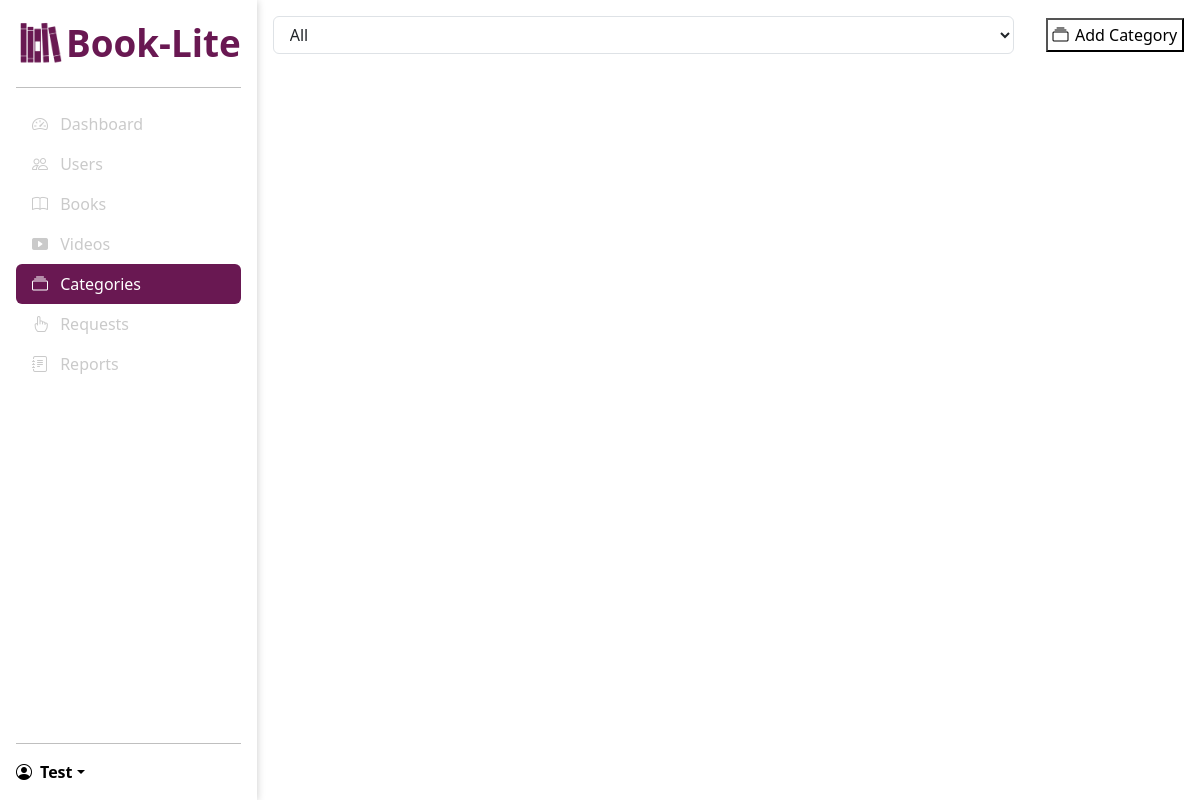
The app's page /admin/categories (signed in), older data.
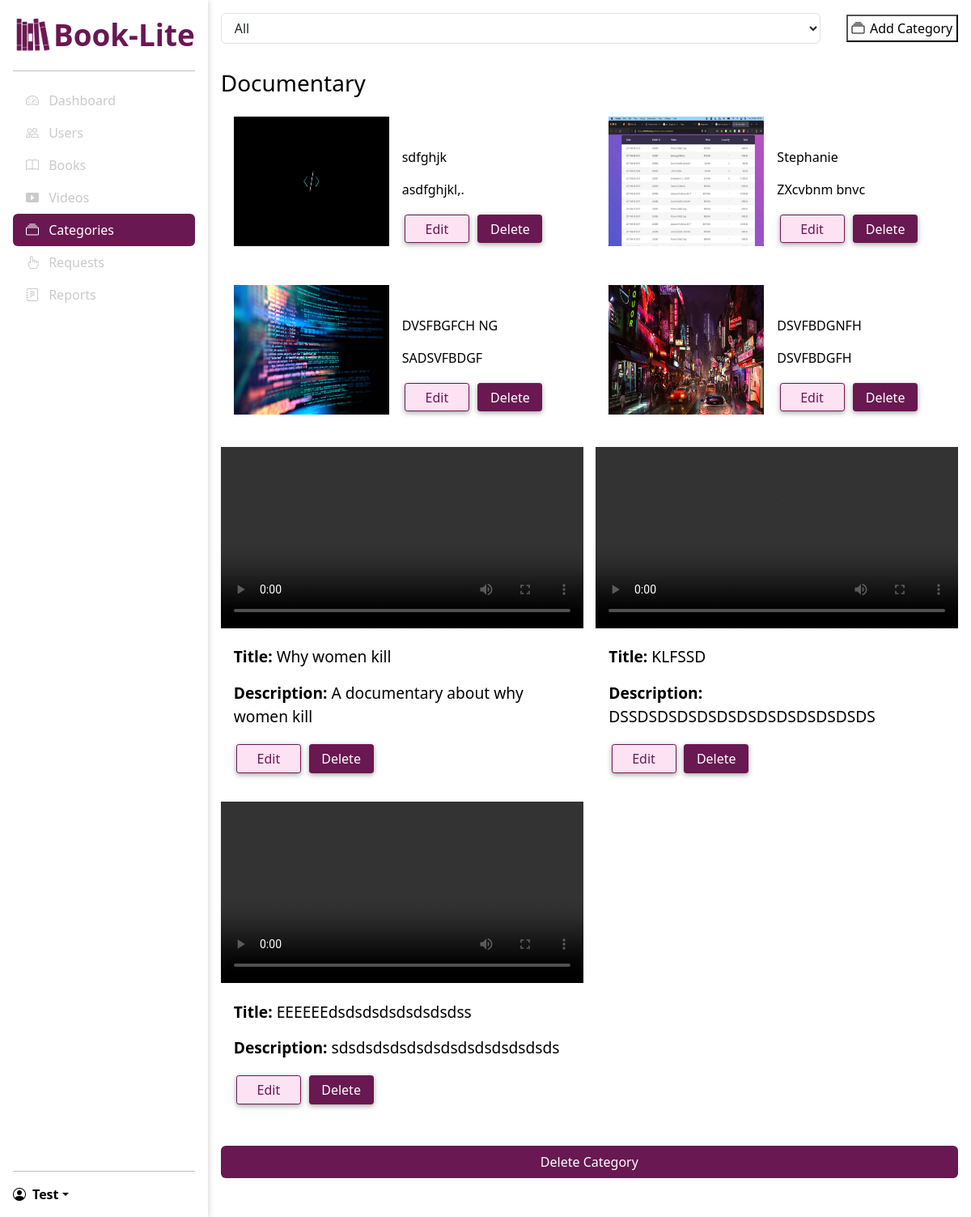
The same page, newer data.
### models/models.py (models this page shows)
class User(db.Model, UserMixin):
    id = db.Column(db.String, primary_key=True, default=lambda: 'USR' + generate_id())
    name = db.Column(db.String(100), nullable=False)
    email = db.Column(db.String(100), unique=True, nullable=False)
    password = db.Column(db.String(100), nullable=False)
    is_admin = db.Column(db.Boolean, default=False)
    rentals = db.relationship('Rental', backref='user', lazy=True)

class Category(db.Model):
    id = db.Column(db.String, primary_key=True, default=lambda: 'C' + generate_id())
    name = db.Column(db.String(100), nullable=False)
    books = db.relationship('Book', backref='category', lazy=True)
    videos = db.relationship('Video', backref='category', lazy=True)

class Book(db.Model):
    id = db.Column(db.String, primary_key=True)
    title = db.Column(db.String(100), nullable=False)
    author = db.Column(db.String(100), nullable=False)
    description = db.Column(db.Text, nullable=False)
    cover_path = db.Column(db.String(100), nullable=False)
    file_path = db.Column(db.String(100), nullable=False)
    category_id = db.Column(db.String, db.ForeignKey('category.id'), nullable=False)
    rentals = db.relationship('Rental', backref='book', lazy=True)

class Video(db.Model):
    id = db.Column(db.String, primary_key=True)
    title = db.Column(db.String(100), nullable=False)
    description = db.Column(db.Text, nullable=False)
    cover_path = db.Column(db.String(100), nullable=False)
    file_path = db.Column(db.String(100), nullable=False)
    category_id = db.Column(db.String, db.ForeignKey('category.id'), nullable=False)

### routes/admin.py (the view)
@admin_bp.route('/categories')
@login_required
@isAdmin
def categories():
    categories = Category.query.all()
    return render_template('admin/categories.html', categories=categories, c_active="active")

### main.py (called while the page is built)
@login_manager.user_loader
def load_user(user_id):
    return User.query.get(user_id)

@app.context_processor
def inject_global_vars():
    return dict(
        user=current_user
    )

### routes/admin.py (called while the page is built)
def isAdmin(f):
    @wraps(f)
    def decorated_function(*args, **kwargs):
        if not current_user.is_admin:
            logout_user(current_user)
            return redirect(url_for('auth.login'))
        return f(*args, **kwargs)
    return decorated_function

### templates/admin/categories.html (shortened to what this page needs)
{% extends "/admin/base_admin.html" %} {%block title %}Books{% endblock %}
{%block main%}
<div class="main-top">
  <div class="search-bar" style="border: none;">
    <div class="col-sm-12 categories-list">
      <select class="form-control">
        <option value="all">All</option>
      </select>
    </div>
  </div>
  <div class="add-buttons">
    <button class="add">
      <a href="{{url_for('admin.new_category')}}">
        <i class="bi bi-collection"></i>
        Add Category
      </a>
    </button>
  </div>
</div>
<div class="all-categories">
  {% for category in categories %}
  <h3>{{category.name}}</h3>
  <div class="all-books">
    {% for book in category.books %}
    <div class="book-container">
      <img src="/static/images/covers/{{ book.cover_path }}" alt="" />
      <div class="text">
        <p>{{ book.author }}</p>
        <p>{{ book.title }}</p>
        <form action="/admin/books/{{ book.id }}/edit" method="get">
          <button type="submit">Edit</button>
        </form>
        <form action="/admin/books/{{ book.id }}/delete" method="post">
          <button type="submit">Delete</button>
        </form>
      </div>
    </div>
    {% endfor %}
  </div>
  <div class="all-videos">
    {% for video in category.videos %}
    <div class="video-container">
      <video controls>
        <source src="/static/videos/{{video.file_path}}" type="video/mp4" />
      </video>
      <div class="desc">
        <p><b>Title:</b> {{ video.title }}</p>
        <p><b>Description:</b> {{ video.description }}</p>
        <form action="/admin/videos/{{video.id}}/edit" method="get">
          <button type="submit">Edit</button>
        </form>
        <form action="/admin/videos/{{video.id}}/delete" method="post">
          <button type="submit">Delete</button>
        </form>
      </div>
    </div>
    {% endfor %}
  </div>
  <form action="/admin/categories/{{category.id}}/delete" method="post">
    <button type="submit" class="btn delete-category">Delete Category</button>
  </form>
  {% endfor %}
</div>
{% endblock %}

### templates/admin/base_admin.html (shortened to what this page needs)
{% extends "/base_dashboard.html" %} {% block sidebar %}
<ul class="nav nav-pills flex-column mb-auto">
  <li>
    <a href="{{url_for('admin.dashboard')}}" class="nav-link big {{d_active}}">
      <i class="bi bi-speedometer2 me-2"></i>
      Dashboard
    </a>
  </li>
  <li>
    <a href="{{url_for('admin.users')}}" class="nav-link big {{u_active}}">
      <i class="bi bi-people me-2"></i>
      Users
    </a>
  </li>
  <li>
    <a href="{{url_for('admin.books')}}" class="nav-link big {{b_active}}">
      <i class="bi bi-book me-2"></i>
      Books
    </a>
  </li>
  <li>
    <a href="{{url_for('admin.videos')}}" class="nav-link big {{v_active}}">
      <i class="bi bi-play-btn-fill me-2"></i>
      Videos
    </a>
  </li>
  <li>
    <a href="{{url_for('admin.categories')}}" class="nav-link big {{c_active}}">
      <i class="bi bi-collection me-2"></i>
      Categories
    </a>
  </li>
  <li>
    <a href="{{url_for('admin.requests')}}" class="nav-link big {{req_active}}">
      <i class="bi bi-hand-index me-2"></i>
      Requests
    </a>
  </li>
  <li>
    <a href="{{url_for('admin.reports')}}" class="nav-link big {{rep_active}}">
      <i class="bi bi-journal-text me-2"></i>
      Reports
    </a>
  </li>
</ul>
<hr />
<div class="dropdown">
  <a
    href="#"
    class="d-flex align-items-center text-decoration-none dropdown-toggle user"
    data-bs-toggle="dropdown"
    aria-expanded="false"
  >
    <i class="bi bi-person-circle me-2"></i>
    <strong>{{ user.name }} </strong>
  </a>
</div>
{% endblock %}

### templates/base_dashboard.html (shortened to what this page needs)
<!DOCTYPE html>
<html lang="en">
  <head>
        <link
      href="https://cdn.jsdelivr.net/npm/bootstrap@5.3.0-alpha3/dist/css/bootstrap.min.css"
      rel="stylesheet"
    />
    <link
      rel="stylesheet"
      href="https://cdn.jsdelivr.net/npm/bootstrap-icons@1.10.4/font/bootstrap-icons.css"
    />
    <link
      rel="stylesheet"
      href="{{url_for('static', filename='css/admin.css')}}"
    />
    <link
      rel="stylesheet"
      href="{{url_for('static', filename='css/user.css')}}"
    />
  </head>
  <body>
    <div class="container">
    <div
      class="d-flex flex-column flex-shrink-0 p-3 sidebar "
    >
      <a
        href="#"
        class="big d-flex align-items-center mb-3 mb-md-0 me-md-auto  text-decoration-none company-title"
      >
     <img src="/static/images/book-stack.png" alt="" width="50">
        <span class="fs-4">Book-Lite</span>
      </a>
      <hr />
      {% block sidebar %} {% endblock %}
    </div>
    <main>
      <div class="container-2">
      {% block main %} {% endblock %}
    </div>
    </main>
     </div>
  </body>
</html>

### static/css/admin.css (style rules this page uses)
* { margin: 0; padding: 0; scroll-behavior: smooth; color: black; }
*, *::before, *::after { box-sizing: border-box; }
body { width: 100vw; height: 100vh; overflow: hidden; }
:root { --secondary-color: #691852; --light-primary-color: #fff; --dark-primary-color: #000; --grey-color: #cacaca; }
.container { margin: 0; padding: 0; max-width: none; display: flex; height: 100%; min-height: 100vh; }
.container-2 { padding: 1rem; height: 100%; overflow-y: scroll; }
.sidebar { box-shadow: 0 1px 0.5rem 0 var(--grey-color); }
main { overflow: hidden; width: 100%; }
.company-title { width: 100%; }
.fs-4 { color: var(--secondary-color); font-weight: 700; font-size: 2.3rem !important; }
.form-control { appearance: auto; -webkit-appearance: auto; }
.nav-pills .nav-link.active, .nav-pills .nav-link.active i { background: var(--secondary-color); color: #fff; }
.nav-pills .nav-link, .nav-pills .nav-link i { color: var(--grey-color); }
.dropdown-toggle::after { color: #000; }
.main-top { display: flex; justify-content: space-between; align-items: center; gap: 2rem; }
.search-bar { flex: 1 1 auto; display: flex; align-items: center; font-size: 1rem; border-bottom: 1px solid var(--secondary-color); }
.add-buttons { display: flex; gap: 1rem; }
.add { background: none; }
.add a { display: flex; gap: 0.4rem; padding: 0.2rem 0.3rem; align-items: center; color: var(--dark-primary-color); background: none; }
.add a { text-decoration: none; }
.all-books { justify-content: space-evenly; display: grid; grid-template-columns: repeat(auto-fit, minmax(23rem, 1fr)); width: 100%; gap: 1rem; }
.book-container { padding: 1rem; display: flex; align-items: flex-end; gap: 1rem; }
.book-container img { height: 10rem; width: 12rem; }
.book-container .text { flex: 1 1 auto; }
.book-container form, .video-container form { display:inline-block; margin: .2rem; }
.book-container form:first-of-type button, .video-container form:first-of-type button { background: #FDE2F3; color: var(--secondary-color); }
.book-container form button, .video-container form button { text-decoration: none; color: white; border: 1px solid var(--secondary-color) ; border-radius: .2rem; background: var(--secondary-color); padding: 0.3rem; width:5rem; box-shadow: 0 2px 6px rgba(0, 0, 0, 0.35); }
.all-videos { display: grid; grid-template-columns: repeat(auto-fit, minmax(23rem, 1fr)); margin-top: 1.5rem; justify-content: space-evenly; gap: 1rem; }
video { width: 100%; }
.video-container .desc { flex-direction: column; width: 100%; word-wrap: break-word; flex: 1 1 auto; padding: 1rem; }
.video-container button { font-size: 1rem; width: 5rem; padding: 0.5rem; }
.video-container .desc p { font-size: 1.2rem; }
.all-categories { display: flex; flex-direction: column; margin-top: 2rem ; }
.delete-category { background-color: var(--secondary-color); width: 100%; padding:.5rem 2rem; border: none; margin: 2rem 0; align-self: center; color: var(--light-primary-color); }
:root { --primary-purple: #dfdcfaff; --primary-blue: rgb(198, 229, 244); --secondary-blue: rgb(146, 213, 247); --primary-pink: rgb(250, 239, 229); --primary-green: rgb(221, 243, 212); --background-green: #bae6a7ff; --secondary-purple: #7d71feff; --secondary-green: #4db223ff; --secondary-orange: #ed7724ff; --primary-orange: rgba(255, 192, 147, 0.735); --white: #fff; --black: #000; --gray: rgba(20, 20, 20, 0.607); --transparent-color: rgba(0, 0, 0, 0.06); --border-color: rgba(0, 0, 0, 0.1); }
.desc { font-weight: normal; font-size: 0.8rem; }

### static/css/user.css (style rules this page uses)
* { margin: 0; padding: 0; scroll-behavior: smooth; color: black; }
*, *::before, *::after { box-sizing: border-box; }
body { width: 100vw; height: 100vh; overflow: hidden; }
:root { --secondary-color: #691852; --light-primary-color: #fff; --dark-primary-color: #000; --grey-color: #cacaca; }

Row changes from the older to the newer data that the page shows:
added Category: name "Documentary"
added Book: cover_path (picture), author "sdfghjk", title "asdfghjkl,."
added Book: cover_path (picture), author "Stephanie", title "ZXcvbnm bnvc"
added Book: cover_path (picture), author "DVSFBGFCH NG", title "SADSVFBDGF"
added Book: cover_path (picture), author "DSVFBDGNFH", title "DSVFBDGFH"
added Video: title "Why women kill", description "A documentary about why women kill"
added Video: title "KLFSSD", description "DSSDSDSDSDSDSDSDSDSDSDSDSDS"
added Video: title "EEEEEEdsdsdsdsdsdsdsdss", description "sdsdsdsdsdsdsdsdsdsdsdsdsds"
